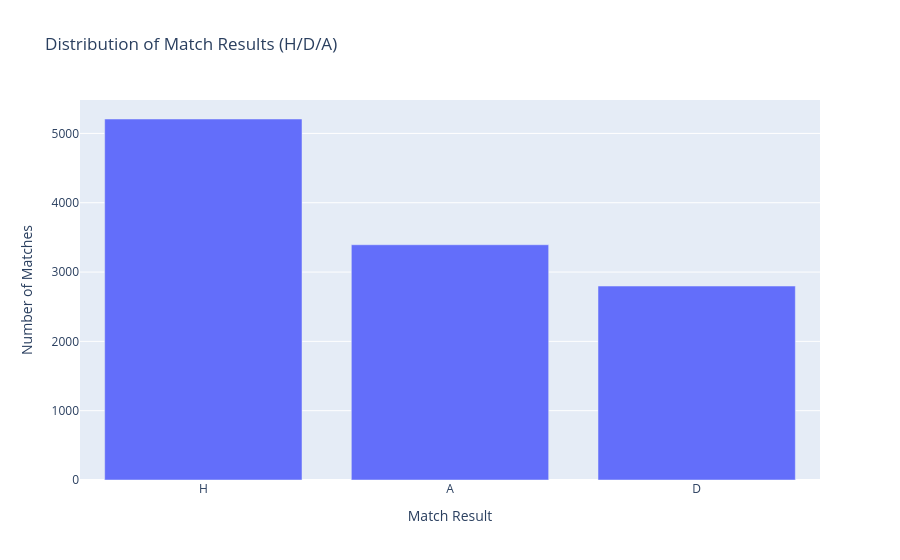

The notebook cell this image was saved under:
### Code cell
fig = px.bar(
    df["result"].value_counts().reset_index(),
    x="result",
    y="count",
    labels={"result": "Match Result", "count": "Number of Matches"},
    title="Distribution of Match Results (H/D/A)"
)

fig.show()

### Figure 1 — Plotly figure (JSON) as saved in the notebook; plotly's stock layout.template omitted (floating-point values rounded to 4 significant figures)
{"data": [{"hovertemplate": "Match Result=%{x}<br>Number of Matches=%{y}<extra></extra>", "legendgroup": "", "marker": {"color": "#636efa", "pattern": {"shape": ""}}, "name": "", "orientation": "v", "showlegend": false, "textposition": "auto", "type": "bar", "x": ["H", "A", "D"], "xaxis": "x", "y": [5208, 3394, 2798], "yaxis": "y"}], "layout": {"barmode": "relative", "legend": {"tracegroupgap": 0}, "title": {"text": "Distribution of Match Results (H/D/A)"}, "xaxis": {"anchor": "y", "domain": [0, 1], "title": {"text": "Match Result"}}, "yaxis": {"anchor": "x", "domain": [0, 1], "title": {"text": "Number of Matches"}}}}
